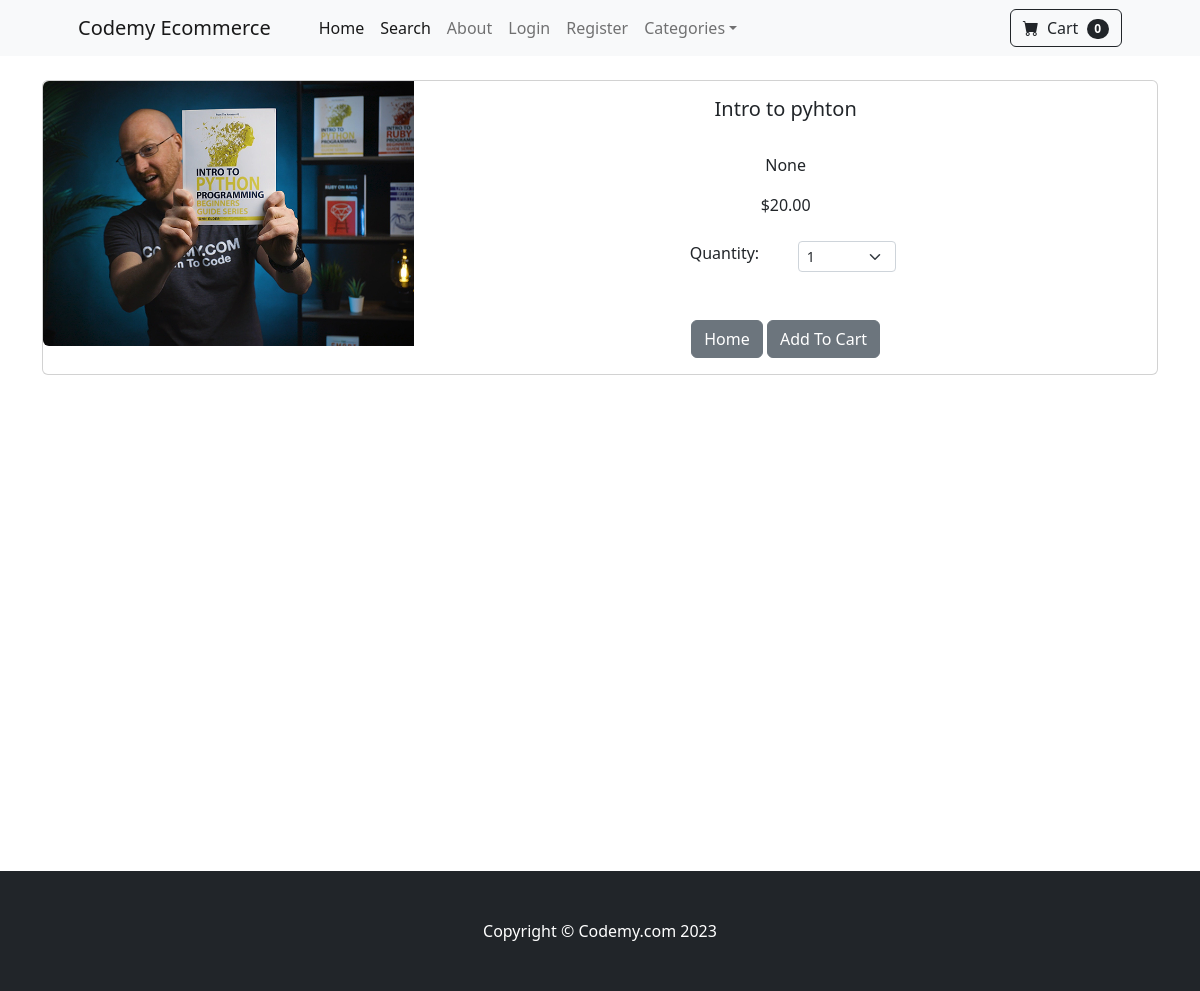
Page /product/1 on the committed database.
### store/models.py (models this page shows, shortened)
class Product(models.Model):
	name = models.CharField(max_length=100)
	price = models.DecimalField(default=0, decimal_places=2, max_digits=6)
	category = models.ForeignKey(Category, on_delete=models.CASCADE, default=1)
	description = models.CharField(max_length=250, default='', blank=True, null=True)
	image = models.ImageField(upload_to='uploads/product/')
	is_sale = models.BooleanField(default=False)
	sale_price = models.DecimalField(default=0, decimal_places=2, max_digits=6)

### store/views.py (the view)
# urls.py: path('product/<int:pk>', views.product, name='product'),
def product(request,pk):
	product = Product.objects.get(id=pk)
	return render(request, 'product.html', {'product':product})

### cart/cart.py (called while the page is built)
	def __len__(self):
		return len(self.cart)

### cart/context_processors.py (called while the page is built)
def cart(request):
	return {'cart': Cart(request)}

### store/templates/product.html (shortened to what this page needs)
{% extends 'base.html' %}
{% block content %}
<div class="container">
<br/>
<div class="card mb-3">
  <div class="row g-0">
    <div class="col-md-4">
      <img src="{{ product.image.url }}" class="img-fluid rounded-start" alt="...">
    </div>
    <div class="col-md-8">
      <div class="card-body">
        <center>
        <h5 class="card-title">{{ product.name }}</h5>
        <br/>
        <p class="card-text justified">{{ product.description }}</p>
        {% if product.is_sale %}
        <div class="d-flex justify-content-center small text-warning mb-2">
                <div class="bi-star-fill"></div>
                &nbsp;&nbsp;Sale!&nbsp;&nbsp;
                <div class="bi-star-fill"></div>
                </div>
                <strike>
                ${{ product.price }}
                </strike>
                &nbsp;
                ${{ product.sale_price }}
        {% else %}
            ${{ product.price }}
        {% endif %}
            <br/><br/>
<div class="row justify-content-center">
    <div class="col-md-2">Quantity:</div>
                <div class="col-md-2">
                <select class="form-select form-select-sm" id="qty-cart">
                  <option value="1">1</option>
                </select>
                </div>
            </div>
            <br/><br/>
        <a href="{% url 'home'%}" class="btn btn-secondary">Home</a>
        <button type="button" value="{{ product.id }}" class="btn btn-secondary" id="add-cart">Add To Cart</button>
    </center>
      </div>
    </div>
  </div>
</div>
</div>
<br/><br/><br/><br/><br/><br/><br/><br/><br/><br/><br/><br/><br/><br/><br/><br/><br/><br/><br/><br/>
{% endblock %}

### rows in the picture
Product: image (picture), name "Intro to pyhton", description "None", price "20.00"

### other values in the picture
{{ cart|length }} "0"
